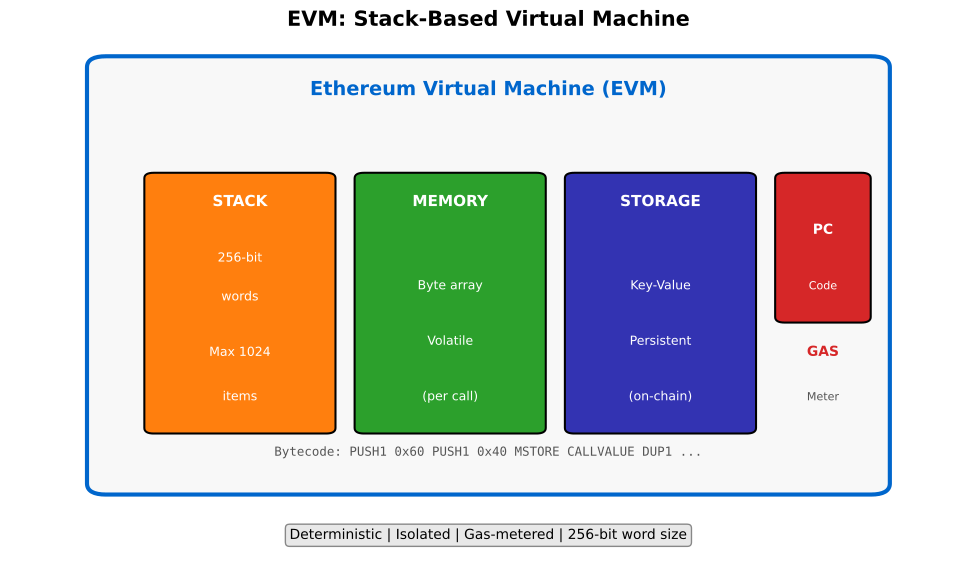

The script that saved this image:
"""
EVM Architecture
Stack-based virtual machine structure
"""

import matplotlib.pyplot as plt
import matplotlib.patches as mpatches
from matplotlib.patches import FancyBboxPatch, Rectangle
import numpy as np
from pathlib import Path

CHART_METADATA = {
    'title': 'EVM Architecture',
    'url': 'https://github.com/Digital-AI-Finance/Blockchain_Crypto/tree/main/Module_B_Ethereum_Smart_Contracts/L13_Ethereum_Architecture/charts/01_evm_architecture'
}

plt.rcParams.update({
    'font.size': 14,
    'axes.labelsize': 14,
    'axes.titlesize': 16,
    'xtick.labelsize': 12,
    'ytick.labelsize': 12,
    'legend.fontsize': 12,
    'figure.figsize': (10, 6),
    'figure.dpi': 150
})

MLPURPLE = '#3333B2'
MLBLUE = '#0066CC'
MLORANGE = '#FF7F0E'
MLGREEN = '#2CA02C'
MLRED = '#D62728'
MLLAVENDER = '#ADADE0'

fig, ax = plt.subplots(figsize=(10, 6))

# Main EVM box
evm_box = FancyBboxPatch((0.1, 0.15), 0.8, 0.75,
                          boxstyle="round,pad=0.02", facecolor='#F8F8F8',
                          edgecolor=MLBLUE, linewidth=3)
ax.add_patch(evm_box)
ax.text(0.5, 0.85, 'Ethereum Virtual Machine (EVM)', ha='center',
        fontsize=14, fontweight='bold', color=MLBLUE)

# Stack (left)
stack_box = FancyBboxPatch((0.15, 0.25), 0.18, 0.45,
                            boxstyle="round,pad=0.01", facecolor=MLORANGE,
                            edgecolor='black', linewidth=1.5)
ax.add_patch(stack_box)
ax.text(0.24, 0.65, 'STACK', ha='center', fontsize=14, fontweight='bold', color='white')
ax.text(0.24, 0.55, '256-bit', ha='center', fontsize=14, color='white')
ax.text(0.24, 0.48, 'words', ha='center', fontsize=14, color='white')
ax.text(0.24, 0.38, 'Max 1024', ha='center', fontsize=14, color='white')
ax.text(0.24, 0.30, 'items', ha='center', fontsize=14, color='white')

# Memory (center-left)
mem_box = FancyBboxPatch((0.37, 0.25), 0.18, 0.45,
                          boxstyle="round,pad=0.01", facecolor=MLGREEN,
                          edgecolor='black', linewidth=1.5)
ax.add_patch(mem_box)
ax.text(0.46, 0.65, 'MEMORY', ha='center', fontsize=14, fontweight='bold', color='white')
ax.text(0.46, 0.50, 'Byte array', ha='center', fontsize=14, color='white')
ax.text(0.46, 0.40, 'Volatile', ha='center', fontsize=14, color='white')
ax.text(0.46, 0.30, '(per call)', ha='center', fontsize=14, color='white')

# Storage (center-right)
storage_box = FancyBboxPatch((0.59, 0.25), 0.18, 0.45,
                              boxstyle="round,pad=0.01", facecolor=MLPURPLE,
                              edgecolor='black', linewidth=1.5)
ax.add_patch(storage_box)
ax.text(0.68, 0.65, 'STORAGE', ha='center', fontsize=14, fontweight='bold', color='white')
ax.text(0.68, 0.50, 'Key-Value', ha='center', fontsize=14, color='white')
ax.text(0.68, 0.40, 'Persistent', ha='center', fontsize=14, color='white')
ax.text(0.68, 0.30, '(on-chain)', ha='center', fontsize=14, color='white')

# Program Counter (right)
pc_box = FancyBboxPatch((0.81, 0.45), 0.08, 0.25,
                         boxstyle="round,pad=0.01", facecolor=MLRED,
                         edgecolor='black', linewidth=1.5)
ax.add_patch(pc_box)
ax.text(0.85, 0.60, 'PC', ha='center', fontsize=14, fontweight='bold', color='white')
ax.text(0.85, 0.50, 'Code', ha='center', fontsize=14, color='white')

# Gas meter
ax.text(0.85, 0.38, 'GAS', ha='center', fontsize=14, fontweight='bold', color=MLRED)
ax.text(0.85, 0.30, 'Meter', ha='center', fontsize=14, color='#555')

# Bytecode at bottom
ax.text(0.5, 0.20, 'Bytecode: PUSH1 0x60 PUSH1 0x40 MSTORE CALLVALUE DUP1 ...',
        ha='center', fontsize=14, family='monospace', color='#555')

# Properties at bottom
props = dict(boxstyle='round,pad=0.3', facecolor='#E8E8E8', edgecolor='#888')
ax.text(0.5, 0.05, 'Deterministic | Isolated | Gas-metered | 256-bit word size',
        ha='center', fontsize=14, bbox=props)

ax.set_xlim(0, 1)
ax.set_ylim(0, 0.95)
ax.axis('off')

ax.set_title('EVM: Stack-Based Virtual Machine', fontweight='bold', fontsize=15, pad=10)
plt.tight_layout()

output_path = Path(__file__).parent / 'chart.pdf'
plt.savefig(output_path, bbox_inches='tight', dpi=300)
print(f"Chart saved to: {output_path.absolute()}")
plt.close()
